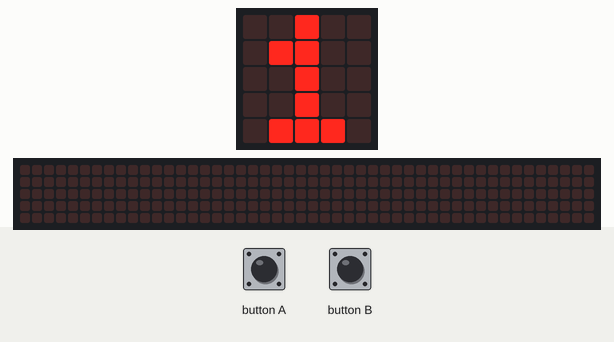
This program was run on a simulated BBC micro:bit (MakeCode). On the bench: the board's 5×5 LED display, a strip that is not on the board, showing the scrolling text unrolled. The test bench sets the inputs (shaded band). The 48×5 strip is a reading aid, not a part: it shows the text the display is scrolling, unrolled, one strip-width of it at a time.

Above: at 2.1 s.
2.2 s: button A pressed for 0.15 s
At 3.5 s:
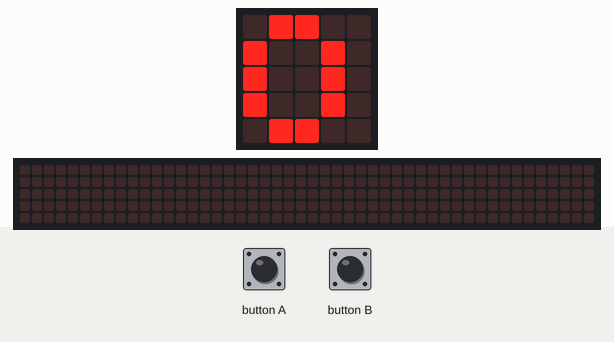
At 13.16 s:
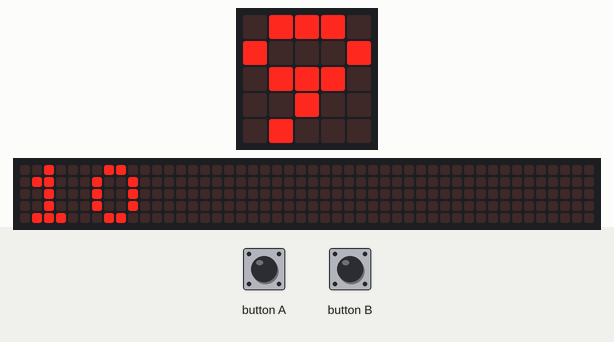
Timing chart, 0 to 14.7 s (numbered marks = the images above; inputs shaded):
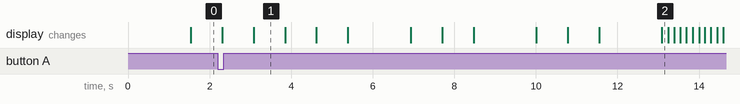

The program:

main.ts
```typescript
let START = 0
let verstreken = 0
input.onButtonPressed(Button.A, function () {
    START = input.runningTime()
})
input.onButtonPressed(Button.B, function () {

})
basic.forever(function () {
    verstreken = input.runningTime() - START
    basic.showNumber(Math.idiv(verstreken, 1000))
})
```

test.ts
```typescript
// tests gaan hier; deze zal niet worden gecompileerd wanneer dit pakket wordt gebruikt als extensie.
```

Measured:
- what the display in image 1 shows lasts 0.8 s, from 3.1 s to 3.9 s
